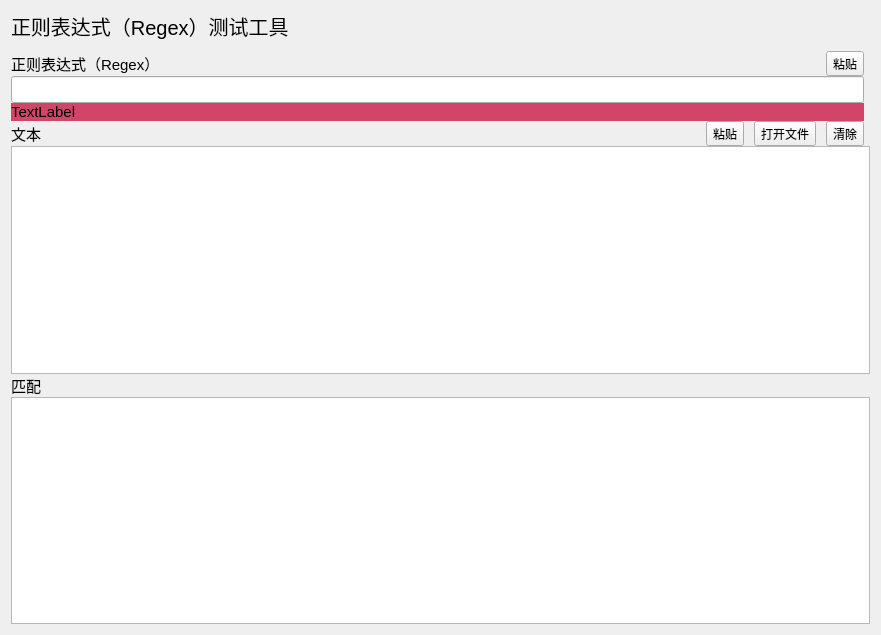
<?xml version="1.0" encoding="UTF-8"?>
<ui version="4.0">
 <class>RegexTestWindow</class>
 <widget class="QWidget" name="RegexTestWindow">
  <property name="geometry">
   <rect>
    <x>0</x>
    <y>0</y>
    <width>881</width>
    <height>635</height>
   </rect>
  </property>
  <property name="windowTitle">
   <string>Form</string>
  </property>
  <layout class="QGridLayout" name="gridLayout">
   <property name="verticalSpacing">
    <number>0</number>
   </property>
   <item row="7" column="0">
    <widget class="QLabel" name="labelTextMatched">
     <property name="sizePolicy">
      <sizepolicy hsizetype="Fixed" vsizetype="Preferred">
       <horstretch>0</horstretch>
       <verstretch>0</verstretch>
      </sizepolicy>
     </property>
     <property name="font">
      <font>
       <pointsize>11</pointsize>
       <stylestrategy>PreferAntialias</stylestrategy>
      </font>
     </property>
     <property name="text">
      <string>匹配</string>
     </property>
    </widget>
   </item>
   <item row="6" column="0" colspan="2">
    <widget class="QTextEdit" name="textEdit">
     <property name="font">
      <font>
       <stylestrategy>PreferAntialias</stylestrategy>
      </font>
     </property>
    </widget>
   </item>
   <item row="3" column="0">
    <widget class="QLineEdit" name="RegexInput">
     <property name="font">
      <font>
       <pointsize>12</pointsize>
      </font>
     </property>
     <property name="clearButtonEnabled">
      <bool>true</bool>
     </property>
    </widget>
   </item>
   <item row="2" column="0">
    <layout class="QHBoxLayout" name="horizontalLayout">
     <item>
      <widget class="QLabel" name="labelRegex">
       <property name="sizePolicy">
        <sizepolicy hsizetype="Fixed" vsizetype="Fixed">
         <horstretch>0</horstretch>
         <verstretch>0</verstretch>
        </sizepolicy>
       </property>
       <property name="font">
        <font>
         <pointsize>11</pointsize>
         <stylestrategy>PreferAntialias</stylestrategy>
        </font>
       </property>
       <property name="text">
        <string>正则表达式（Regex）</string>
       </property>
      </widget>
     </item>
     <item>
      <spacer name="horizontalSpacer">
       <property name="orientation">
        <enum>Qt::Horizontal</enum>
       </property>
       <property name="sizeHint" stdset="0">
        <size>
         <width>40</width>
         <height>20</height>
        </size>
       </property>
      </spacer>
     </item>
     <item>
      <widget class="QToolButton" name="btnPasteRegex">
       <property name="sizePolicy">
        <sizepolicy hsizetype="Fixed" vsizetype="Fixed">
         <horstretch>0</horstretch>
         <verstretch>0</verstretch>
        </sizepolicy>
       </property>
       <property name="text">
        <string>粘贴</string>
       </property>
       <property name="icon">
        <iconset resource="../../../res/res.qrc">
         <normaloff>:/svg/svg/paste.svg</normaloff>:/svg/svg/paste.svg</iconset>
       </property>
       <property name="iconSize">
        <size>
         <width>30</width>
         <height>30</height>
        </size>
       </property>
       <property name="toolButtonStyle">
        <enum>Qt::ToolButtonTextBesideIcon</enum>
       </property>
      </widget>
     </item>
    </layout>
   </item>
   <item row="0" column="0">
    <widget class="QLabel" name="label_4">
     <property name="sizePolicy">
      <sizepolicy hsizetype="Fixed" vsizetype="Preferred">
       <horstretch>0</horstretch>
       <verstretch>0</verstretch>
      </sizepolicy>
     </property>
     <property name="font">
      <font>
       <pointsize>15</pointsize>
       <underline>false</underline>
       <stylestrategy>PreferAntialias</stylestrategy>
      </font>
     </property>
     <property name="text">
      <string>正则表达式（Regex）测试工具</string>
     </property>
    </widget>
   </item>
   <item row="5" column="0">
    <layout class="QHBoxLayout" name="horizontalLayout_2">
     <property name="spacing">
      <number>10</number>
     </property>
     <item>
      <widget class="QLabel" name="labelText">
       <property name="sizePolicy">
        <sizepolicy hsizetype="Fixed" vsizetype="Preferred">
         <horstretch>0</horstretch>
         <verstretch>0</verstretch>
        </sizepolicy>
       </property>
       <property name="font">
        <font>
         <pointsize>11</pointsize>
         <stylestrategy>PreferAntialias</stylestrategy>
        </font>
       </property>
       <property name="text">
        <string>文本</string>
       </property>
      </widget>
     </item>
     <item>
      <spacer name="horizontalSpacer_2">
       <property name="orientation">
        <enum>Qt::Horizontal</enum>
       </property>
       <property name="sizeHint" stdset="0">
        <size>
         <width>40</width>
         <height>20</height>
        </size>
       </property>
      </spacer>
     </item>
     <item>
      <widget class="QToolButton" name="btnPasteText">
       <property name="sizePolicy">
        <sizepolicy hsizetype="Fixed" vsizetype="Fixed">
         <horstretch>0</horstretch>
         <verstretch>0</verstretch>
        </sizepolicy>
       </property>
       <property name="text">
        <string>粘贴</string>
       </property>
       <property name="icon">
        <iconset resource="../../../res/res.qrc">
         <normaloff>:/svg/svg/paste.svg</normaloff>:/svg/svg/paste.svg</iconset>
       </property>
       <property name="iconSize">
        <size>
         <width>30</width>
         <height>30</height>
        </size>
       </property>
       <property name="toolButtonStyle">
        <enum>Qt::ToolButtonTextBesideIcon</enum>
       </property>
      </widget>
     </item>
     <item>
      <widget class="QToolButton" name="btnOpenFile">
       <property name="text">
        <string>打开文件</string>
       </property>
       <property name="icon">
        <iconset resource="../../../res/res.qrc">
         <normaloff>:/svg/svg/file-open.svg</normaloff>:/svg/svg/file-open.svg</iconset>
       </property>
       <property name="iconSize">
        <size>
         <width>30</width>
         <height>30</height>
        </size>
       </property>
      </widget>
     </item>
     <item>
      <widget class="QToolButton" name="btnClearText">
       <property name="text">
        <string>清除</string>
       </property>
       <property name="icon">
        <iconset resource="../../../res/res.qrc">
         <normaloff>:/svg/svg/clear.svg</normaloff>:/svg/svg/clear.svg</iconset>
       </property>
       <property name="iconSize">
        <size>
         <width>30</width>
         <height>30</height>
        </size>
       </property>
      </widget>
     </item>
    </layout>
   </item>
   <item row="8" column="0" colspan="2">
    <widget class="QTextBrowser" name="textMatched">
     <property name="font">
      <font>
       <stylestrategy>PreferAntialias</stylestrategy>
      </font>
     </property>
    </widget>
   </item>
   <item row="1" column="0">
    <spacer name="verticalSpacer">
     <property name="orientation">
      <enum>Qt::Vertical</enum>
     </property>
     <property name="sizeType">
      <enum>QSizePolicy::Fixed</enum>
     </property>
     <property name="sizeHint" stdset="0">
      <size>
       <width>20</width>
       <height>10</height>
      </size>
     </property>
    </spacer>
   </item>
   <item row="4" column="0">
    <widget class="QLabel" name="ErrorDisplay">
     <property name="enabled">
      <bool>true</bool>
     </property>
     <property name="sizePolicy">
      <sizepolicy hsizetype="Preferred" vsizetype="Fixed">
       <horstretch>0</horstretch>
       <verstretch>0</verstretch>
      </sizepolicy>
     </property>
     <property name="font">
      <font>
       <pointsize>11</pointsize>
       <stylestrategy>PreferAntialias</stylestrategy>
      </font>
     </property>
     <property name="styleSheet">
      <string notr="true">background-color: rgb(208, 69, 104);</string>
     </property>
     <property name="text">
      <string>TextLabel</string>
     </property>
    </widget>
   </item>
  </layout>
 </widget>
 <resources>
  <include location="../../../res/res.qrc"/>
 </resources>
 <connections/>
</ui>
